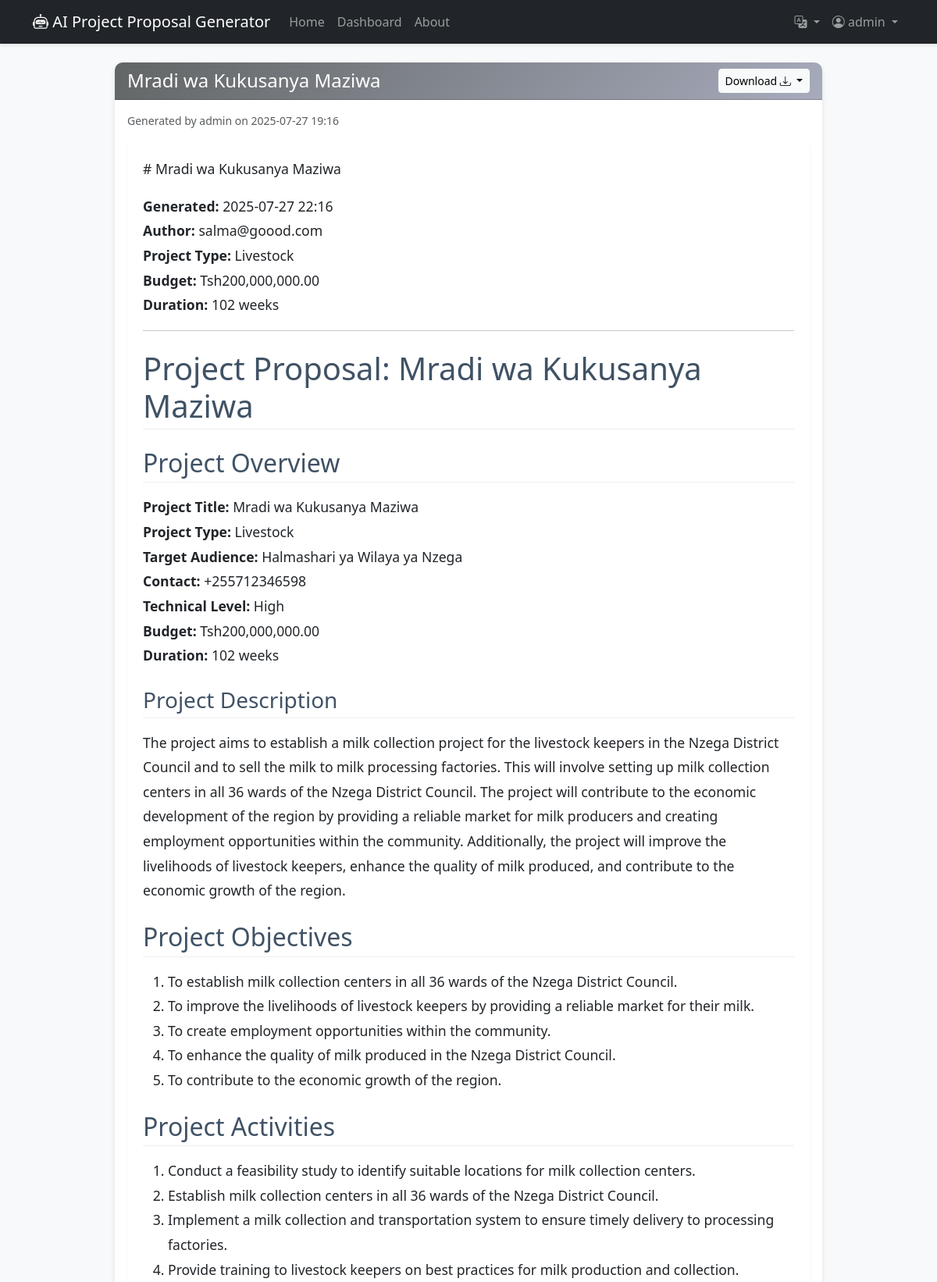
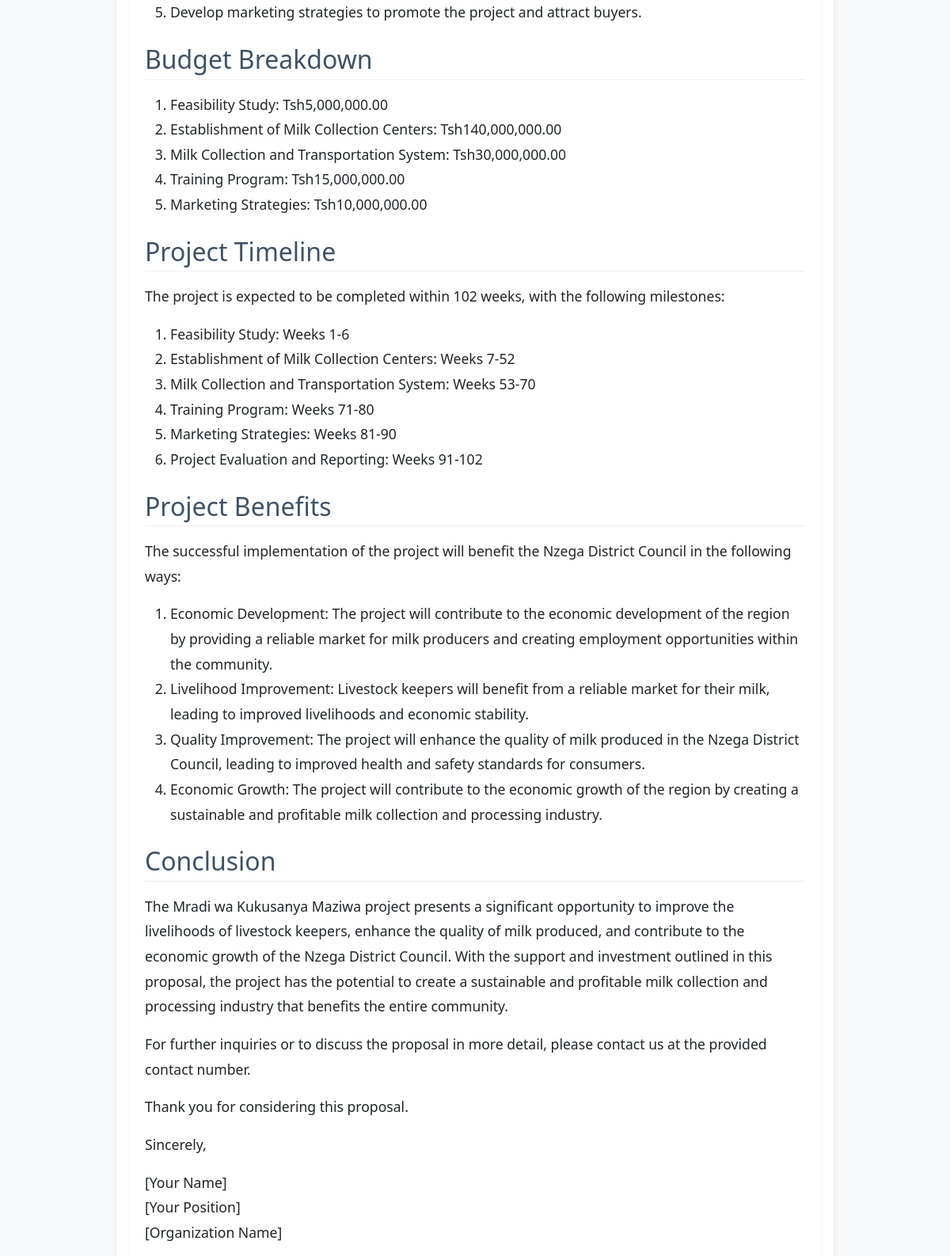
/proposal/30 (signed in, upper part), run on the app's committed database (2 pictures, top to bottom).
### app/models.py (models this page shows, shortened)
class User(db.Model, UserMixin):
    id = db.Column(db.Integer, primary_key=True)
    username = db.Column(db.String(20), unique=True, nullable=False)
    email = db.Column(db.String(120), unique=True, nullable=False)
    password_hash = db.Column(db.String(128))
    proposals = db.relationship('Proposal', backref='author', lazy=True)

class Proposal(db.Model):
    id = db.Column(db.Integer, primary_key=True)
    title = db.Column(db.String(100), nullable=False)
    content = db.Column(db.Text, nullable=False)
    project_type = db.Column(db.String(50))
    generated_at = db.Column(db.DateTime, nullable=False, default=datetime.utcnow)
    user_id = db.Column(db.Integer, db.ForeignKey('user.id'), nullable=False)

### app/main/routes.py (the view)
@main_bp.route('/proposal/<int:proposal_id>')
@login_required
def view_proposal(proposal_id):
    proposal = Proposal.query.get_or_404(proposal_id)
    if proposal.user_id != current_user.id:
        flash('You are not authorized to view this proposal.', 'danger')
        return redirect(url_for('main.dashboard'))
    return render_template('main/proposal.html', proposal=proposal, datetime=datetime)

### app/models.py (called while the page is built)
@login_manager.user_loader
def load_user(user_id):
    return User.query.get(int(user_id))

### app/templates/main/proposal.html (shortened to what this page needs)
{% extends "main/base.html" %}
{% block content %}
<div class="container mt-4">
    <div class="row justify-content-center">
        <div class="col-lg-10">
            <div class="card">
                <div class="card-header d-flex justify-content-between align-items-center">
                    <h4 class="mb-0 text-white">{{ proposal.title }}</h4>
                    <div class="btn-group" role="group" aria-label="Download options">
                        <button type="button" class="btn btn-light btn-sm dropdown-toggle" data-bs-toggle="dropdown" aria-expanded="false">
                            {{_("Download")}} <i class="bi bi-download"></i>
                        </button>
                    </div>
                </div>
                <div class="card-body">
                    <small class="text-muted d-block mb-3">Generated by {{ proposal.author.username }} on {{ moment(proposal.generated_at).format('YYYY-MM-DD HH:mm') }}</small>
                    <div class="proposal-content">
                    </div>
                </div>
            </div>
        </div>
    </div>
</div>
{% endblock %}

### app/templates/main/base.html (shortened to what this page needs)
<!DOCTYPE html>
<html lang="en">
<head>
    <link href="https://cdn.jsdelivr.net/npm/bootstrap@5.3.0/dist/css/bootstrap.min.css" rel="stylesheet">
    <link rel="stylesheet" href="https://cdn.jsdelivr.net/npm/bootstrap-icons@1.10.0/font/bootstrap-icons.css">
    <link rel="stylesheet" href="{{ url_for('static', filename='css/style.css') }}">
</head>
<body>
    <nav class="navbar navbar-expand-lg navbar-dark bg-dark mb-4">
        <div class="container">
            <a class="navbar-brand" href="{{ url_for('main.index') }}">
                <i class="bi bi-robot"></i> AI Project Proposal Generator
            </a>
            <div class="collapse navbar-collapse" id="navbarNav">
                <ul class="navbar-nav me-auto">
                    <li class="nav-item">
                        <a class="nav-link" href="{{ url_for('main.index') }}">{{_("Home")}}</a>
                    </li>
                    <li class="nav-item">
                        <a class="nav-link" href="{{ url_for('main.dashboard') }}">{{_("Dashboard")}}</a>
                    </li>
                    <li class="nav-item">
                        <a class="nav-link" href="{{ url_for('main.about') }}">{{_("About")}}</a>
                    </li>
                </ul>
                <ul class="navbar-nav">
                    <li class="nav-item dropdown">
                        <a class="nav-link dropdown-toggle" href="#" data-bs-toggle="dropdown">
                            <i class="bi bi-translate"></i>
                        </a>
                    </li>
                    {% if current_user.is_authenticated %}
                    <li class="nav-item dropdown">
                        <a class="nav-link dropdown-toggle" href="#" id="navbarDropdown" role="button" data-bs-toggle="dropdown" aria-expanded="false">
                            <i class="bi bi-person-circle"></i> {{ current_user.username }}
                        </a>
                    </li>
                    {% endif %}
                </ul>
            </div>
        </div>
    </nav>
    <main class="container mb-5">
        {% block content %}{% endblock %}
    </main>
</body>
</html>

### app/static/CSS/style.css (style rules this page uses)
body { font-family: 'Segoe UI', Tahoma, Geneva, Verdana, sans-serif; background-color: #f8f9fa; color: #212529; }
.navbar { box-shadow: 0 2px 4px rgba(0,0,0,.1); }
.card { border: none; border-radius: 10px; box-shadow: 0 4px 6px rgba(0,0,0,.1); transition: transform 0.3s ease; }
.card-header { border-radius: 10px 10px 0 0 !important; background: linear-gradient(135deg, #616565 0%, #a7abbc 100%); //background: linear-gradient(135deg, #667eea 0%, #764ba2 100%); color: white; }
.proposal-content { line-height: 1.8; font-size: 1.1rem; padding: 20px; background-color: #ffffff; border-radius: 8px; box-shadow: 0 2px 4px rgba(0,0,0,.05); }
.proposal-content h1, .proposal-content h2, .proposal-content h3 { margin-top: 1.5rem; margin-bottom: 1rem; color: #405265; border-bottom: 1px solid #eee; padding-bottom: 5px; }

### data on the page
User: username "admin", author.username "admin"
Proposal: title "Mradi wa Kukusanya Maziwa", generated_at "2025-07-27 19:16", content "# Mradi wa Kukusanya Maziwa Generated: 2025-07-27 22:16 Author: salma@goood.com Project Type: Livestock Budget: Tsh200,000,000.00 Duration: 102 weeks Project Proposal: Mradi wa Kukusanya Maziwa Project Overview Project Title: Mradi wa Kukusanya Maziwa Project Type: Livestock Target Audience: Halmashari ya Wilaya ya Nzega Contact: +255712346598 Technical Level: High Budget: Tsh200,000,000.00 Duration: 102 weeks Project Description The project aims to establish a milk collection project for the livestock keepers in the Nzega District Council and to sell the milk to milk processing factories. This will involve setting up milk collection centers in all 36 wards of the Nzega District Council.…"
